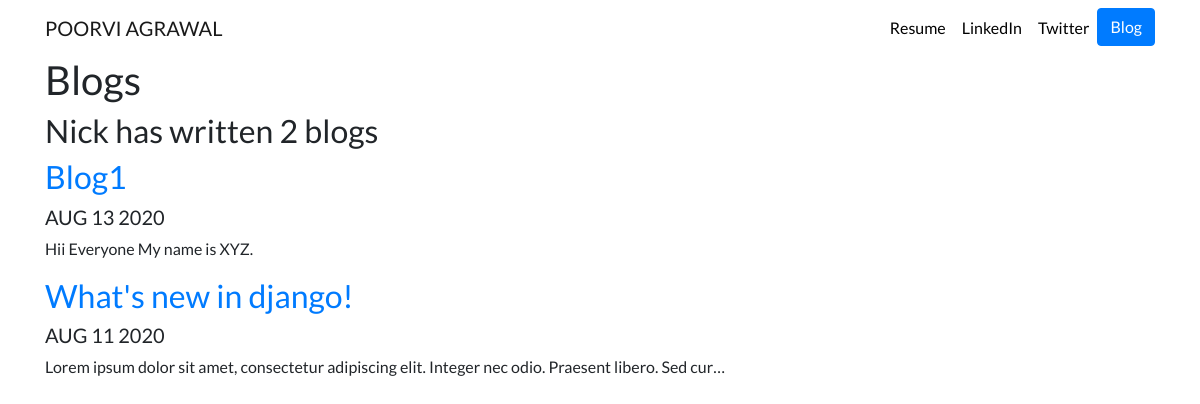
Screenshot of /blog/ with the database file from the repository.
### blog/models.py (models this page shows, shortened)
class Blog(models.Model):
    title=models.CharField(max_length=200)
    description=models.TextField()
    date=models.DateField()

### blog/views.py (the view)
# urls.py: path('', views.all_blogs, name="all_blogs"),
def all_blogs(request):
    blogs = Blog.objects.order_by('-date')
    return render(request,'blog/all_blogs.html', {"blogs": blogs})

### blog/templates/blog/all_blogs.html
{% extends 'portfolio/base.html' %}
{% block content %}
    <h1>  Blogs </h1>
    <h2> Nick has written {{blogs.count}} blog{{ blogs.count|pluralize}} </h2>
    {% for blog in blogs %}
        <a href="{% url 'blog:detail' blog.id %}"> <h2> {{ blog.title }}</h2> </a>
        <h5>{{blog.date| date:'M d Y' | upper}}</h5>
        <p> {{ blog.description| striptags | truncatechars:100 }} </p>
    {% endfor %}
{% endblock %}

### portfolio/templates/portfolio/base.html (shortened to what this page needs)
{% load static %}
<html>
<html lang="en">
<head>
  <link rel="stylesheet" href="https://stackpath.bootstrapcdn.com/bootstrap/4.4.1/css/bootstrap.min.css">
  <link rel="stylesheet" href="{% static "portfolio/custom.css" %}">
</head>
<body>
  <nav id="topNav" class="navbar navbar-expand-md navbar-light">
    <div class="container">
      <a class="navbar-brand" href="{% url 'home' %}">
        <span>POORVI AGRAWAL</span>
      </a>
      <div class="collapse navbar-collapse text-center" id="navbarNav">
        <ul class="navbar-nav ml-auto">
          <li class="nav-item">
            <a class="nav-link" href="{% static "portfolio/resume.pdf" %}">Resume</a>
          </li>
          <li class="nav-item">
            <a class="nav-link" href="https://www.linkedin.com/in/nick-walter/" target="_blank">LinkedIn</a>
          </li>
          <li class="nav-item">
            <a class="nav-link" href="https://twitter.com/ZappyCode" target="_blank">Twitter</a>
          </li>
          <li>
            <a role="button" href="{% url 'blog:all_blogs' %}" class="btn btn-primary">Blog</a>
          </li>
        </ul>
      </div>
    </div>
  </nav>
  <div class="container">
    {% block content %}{% endblock %}
  </div>
</body>
</html>

### portfolio/static/portfolio/custom.css (style rules this page uses)
.navbar-nav .nav-link { color: rgba(0,0,0,1) !important; }
body { font-family: 'Lato', sans-serif; }

### rows the page displays
Blog: title "Blog1", date "AUG 13 2020", description "Hii Everyone My name is XYZ."
Blog: title "What's new in django!", date "AUG 11 2020", description "Lorem ipsum dolor sit amet, consectetur adipiscing elit. Integer nec odio. Praesent libero. Sed cur…"

### other values shown
{{ blogs.count }} "2"
